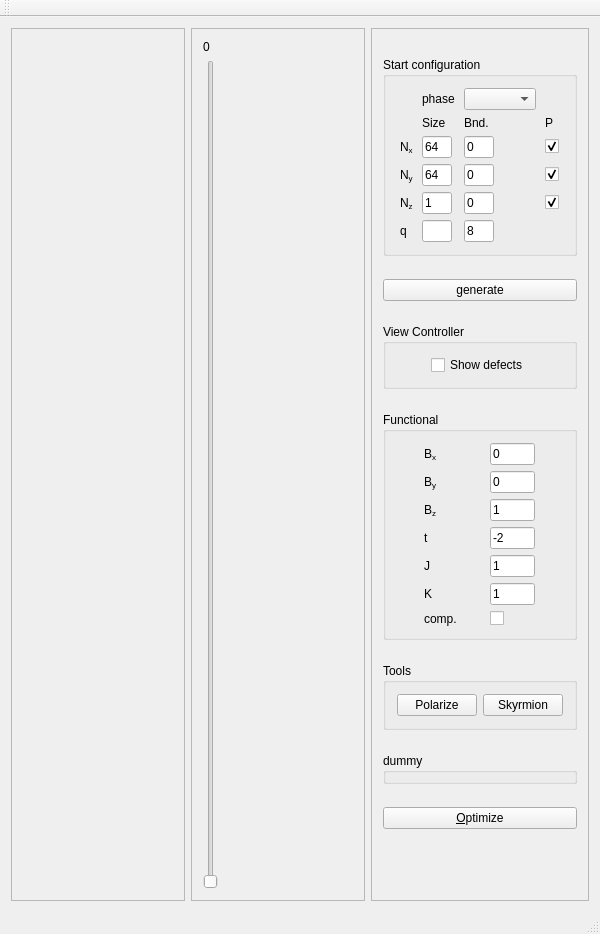
<?xml version="1.0" encoding="UTF-8"?>
<ui version="4.0">
 <class>MainWindow</class>
 <widget class="QMainWindow" name="MainWindow">
  <property name="geometry">
   <rect>
    <x>0</x>
    <y>0</y>
    <width>600</width>
    <height>934</height>
   </rect>
  </property>
  <property name="windowTitle">
   <string>MainWindow</string>
  </property>
  <widget class="QWidget" name="centralWidget">
   <layout class="QHBoxLayout" name="horizontalLayout">
    <item>
     <widget class="QFrame" name="mainFrame">
      <property name="frameShape">
       <enum>QFrame::StyledPanel</enum>
      </property>
      <property name="frameShadow">
       <enum>QFrame::Raised</enum>
      </property>
      <layout class="QVBoxLayout" name="verticalLayout_3"/>
     </widget>
    </item>
    <item>
     <widget class="QFrame" name="frame_2">
      <property name="frameShape">
       <enum>QFrame::StyledPanel</enum>
      </property>
      <property name="frameShadow">
       <enum>QFrame::Raised</enum>
      </property>
      <layout class="QVBoxLayout" name="verticalLayout_2">
       <item>
        <widget class="QLabel" name="layerLabel">
         <property name="text">
          <string>0</string>
         </property>
        </widget>
       </item>
       <item>
        <widget class="QSlider" name="layerSlider">
         <property name="orientation">
          <enum>Qt::Vertical</enum>
         </property>
        </widget>
       </item>
      </layout>
     </widget>
    </item>
    <item>
     <widget class="QFrame" name="sideFrame">
      <property name="sizePolicy">
       <sizepolicy hsizetype="Preferred" vsizetype="Preferred">
        <horstretch>0</horstretch>
        <verstretch>0</verstretch>
       </sizepolicy>
      </property>
      <property name="frameShape">
       <enum>QFrame::StyledPanel</enum>
      </property>
      <property name="frameShadow">
       <enum>QFrame::Raised</enum>
      </property>
      <layout class="QVBoxLayout" name="verticalLayout">
       <item>
        <widget class="QGroupBox" name="groupBox">
         <property name="sizePolicy">
          <sizepolicy hsizetype="Preferred" vsizetype="Maximum">
           <horstretch>0</horstretch>
           <verstretch>0</verstretch>
          </sizepolicy>
         </property>
         <property name="title">
          <string>Start configuration</string>
         </property>
         <layout class="QGridLayout" name="gridLayout_3">
          <item row="2" column="0">
           <widget class="QLabel" name="label_7">
            <property name="text">
             <string>N&lt;sub&gt;x&lt;/sub&gt;</string>
            </property>
           </widget>
          </item>
          <item row="2" column="1">
           <widget class="QLineEdit" name="nxEdit">
            <property name="sizePolicy">
             <sizepolicy hsizetype="Maximum" vsizetype="Fixed">
              <horstretch>0</horstretch>
              <verstretch>0</verstretch>
             </sizepolicy>
            </property>
            <property name="maximumSize">
             <size>
              <width>30</width>
              <height>16777215</height>
             </size>
            </property>
            <property name="text">
             <string>64</string>
            </property>
           </widget>
          </item>
          <item row="3" column="0">
           <widget class="QLabel" name="label_8">
            <property name="sizePolicy">
             <sizepolicy hsizetype="Maximum" vsizetype="Preferred">
              <horstretch>0</horstretch>
              <verstretch>0</verstretch>
             </sizepolicy>
            </property>
            <property name="text">
             <string>N&lt;sub&gt;y&lt;/sub&gt;</string>
            </property>
           </widget>
          </item>
          <item row="4" column="0">
           <widget class="QLabel" name="label_9">
            <property name="sizePolicy">
             <sizepolicy hsizetype="Maximum" vsizetype="Preferred">
              <horstretch>0</horstretch>
              <verstretch>0</verstretch>
             </sizepolicy>
            </property>
            <property name="text">
             <string>N&lt;sub&gt;z&lt;/sub&gt;</string>
            </property>
           </widget>
          </item>
          <item row="3" column="1">
           <widget class="QLineEdit" name="nyEdit">
            <property name="sizePolicy">
             <sizepolicy hsizetype="Maximum" vsizetype="Fixed">
              <horstretch>0</horstretch>
              <verstretch>0</verstretch>
             </sizepolicy>
            </property>
            <property name="maximumSize">
             <size>
              <width>30</width>
              <height>16777215</height>
             </size>
            </property>
            <property name="text">
             <string>64</string>
            </property>
           </widget>
          </item>
          <item row="4" column="1">
           <widget class="QLineEdit" name="nzEdit">
            <property name="sizePolicy">
             <sizepolicy hsizetype="Maximum" vsizetype="Fixed">
              <horstretch>0</horstretch>
              <verstretch>0</verstretch>
             </sizepolicy>
            </property>
            <property name="maximumSize">
             <size>
              <width>30</width>
              <height>16777215</height>
             </size>
            </property>
            <property name="text">
             <string>1</string>
            </property>
           </widget>
          </item>
          <item row="2" column="3">
           <widget class="QCheckBox" name="checkX">
            <property name="sizePolicy">
             <sizepolicy hsizetype="Maximum" vsizetype="Fixed">
              <horstretch>0</horstretch>
              <verstretch>0</verstretch>
             </sizepolicy>
            </property>
            <property name="text">
             <string/>
            </property>
            <property name="checked">
             <bool>true</bool>
            </property>
           </widget>
          </item>
          <item row="3" column="3">
           <widget class="QCheckBox" name="checkY">
            <property name="text">
             <string/>
            </property>
            <property name="checked">
             <bool>true</bool>
            </property>
           </widget>
          </item>
          <item row="4" column="3">
           <widget class="QCheckBox" name="checkZ">
            <property name="text">
             <string/>
            </property>
            <property name="checked">
             <bool>true</bool>
            </property>
           </widget>
          </item>
          <item row="2" column="2">
           <widget class="QLineEdit" name="boundxEdit">
            <property name="sizePolicy">
             <sizepolicy hsizetype="Maximum" vsizetype="Fixed">
              <horstretch>0</horstretch>
              <verstretch>0</verstretch>
             </sizepolicy>
            </property>
            <property name="maximumSize">
             <size>
              <width>30</width>
              <height>16777215</height>
             </size>
            </property>
            <property name="text">
             <string>0</string>
            </property>
           </widget>
          </item>
          <item row="3" column="2">
           <widget class="QLineEdit" name="boundyEdit">
            <property name="sizePolicy">
             <sizepolicy hsizetype="Maximum" vsizetype="Fixed">
              <horstretch>0</horstretch>
              <verstretch>0</verstretch>
             </sizepolicy>
            </property>
            <property name="maximumSize">
             <size>
              <width>30</width>
              <height>16777215</height>
             </size>
            </property>
            <property name="text">
             <string>0</string>
            </property>
           </widget>
          </item>
          <item row="4" column="2">
           <widget class="QLineEdit" name="boundzEdit">
            <property name="sizePolicy">
             <sizepolicy hsizetype="Maximum" vsizetype="Fixed">
              <horstretch>0</horstretch>
              <verstretch>0</verstretch>
             </sizepolicy>
            </property>
            <property name="maximumSize">
             <size>
              <width>30</width>
              <height>16777215</height>
             </size>
            </property>
            <property name="text">
             <string>0</string>
            </property>
           </widget>
          </item>
          <item row="1" column="1">
           <widget class="QLabel" name="label_11">
            <property name="sizePolicy">
             <sizepolicy hsizetype="Maximum" vsizetype="Preferred">
              <horstretch>0</horstretch>
              <verstretch>0</verstretch>
             </sizepolicy>
            </property>
            <property name="text">
             <string>Size</string>
            </property>
           </widget>
          </item>
          <item row="1" column="2">
           <widget class="QLabel" name="label_12">
            <property name="sizePolicy">
             <sizepolicy hsizetype="Maximum" vsizetype="Preferred">
              <horstretch>0</horstretch>
              <verstretch>0</verstretch>
             </sizepolicy>
            </property>
            <property name="text">
             <string>Bnd.</string>
            </property>
           </widget>
          </item>
          <item row="1" column="3">
           <widget class="QLabel" name="label_13">
            <property name="sizePolicy">
             <sizepolicy hsizetype="Maximum" vsizetype="Preferred">
              <horstretch>0</horstretch>
              <verstretch>0</verstretch>
             </sizepolicy>
            </property>
            <property name="text">
             <string>P</string>
            </property>
           </widget>
          </item>
          <item row="5" column="0">
           <widget class="QLabel" name="label_14">
            <property name="sizePolicy">
             <sizepolicy hsizetype="Maximum" vsizetype="Preferred">
              <horstretch>0</horstretch>
              <verstretch>0</verstretch>
             </sizepolicy>
            </property>
            <property name="text">
             <string>q</string>
            </property>
           </widget>
          </item>
          <item row="5" column="2">
           <widget class="QLineEdit" name="qyEdit">
            <property name="sizePolicy">
             <sizepolicy hsizetype="Maximum" vsizetype="Fixed">
              <horstretch>0</horstretch>
              <verstretch>0</verstretch>
             </sizepolicy>
            </property>
            <property name="maximumSize">
             <size>
              <width>30</width>
              <height>16777215</height>
             </size>
            </property>
            <property name="text">
             <string>8</string>
            </property>
           </widget>
          </item>
          <item row="0" column="2">
           <widget class="QComboBox" name="phaseSelector">
            <property name="sizePolicy">
             <sizepolicy hsizetype="Maximum" vsizetype="Fixed">
              <horstretch>0</horstretch>
              <verstretch>0</verstretch>
             </sizepolicy>
            </property>
           </widget>
          </item>
          <item row="0" column="1">
           <widget class="QLabel" name="label_10">
            <property name="sizePolicy">
             <sizepolicy hsizetype="Maximum" vsizetype="Preferred">
              <horstretch>0</horstretch>
              <verstretch>0</verstretch>
             </sizepolicy>
            </property>
            <property name="text">
             <string>phase</string>
            </property>
           </widget>
          </item>
          <item row="5" column="1">
           <widget class="QLineEdit" name="qxEdit">
            <property name="sizePolicy">
             <sizepolicy hsizetype="Maximum" vsizetype="Fixed">
              <horstretch>0</horstretch>
              <verstretch>0</verstretch>
             </sizepolicy>
            </property>
            <property name="maximumSize">
             <size>
              <width>30</width>
              <height>16777215</height>
             </size>
            </property>
           </widget>
          </item>
         </layout>
        </widget>
       </item>
       <item>
        <widget class="QPushButton" name="generateButton">
         <property name="sizePolicy">
          <sizepolicy hsizetype="Preferred" vsizetype="Fixed">
           <horstretch>0</horstretch>
           <verstretch>0</verstretch>
          </sizepolicy>
         </property>
         <property name="text">
          <string>generate</string>
         </property>
        </widget>
       </item>
       <item>
        <widget class="QGroupBox" name="viewBox">
         <property name="sizePolicy">
          <sizepolicy hsizetype="Preferred" vsizetype="Maximum">
           <horstretch>0</horstretch>
           <verstretch>0</verstretch>
          </sizepolicy>
         </property>
         <property name="title">
          <string>View Controller</string>
         </property>
         <layout class="QGridLayout" name="gridLayout_2">
          <item row="0" column="0">
           <widget class="QCheckBox" name="defectCheckBox">
            <property name="sizePolicy">
             <sizepolicy hsizetype="Maximum" vsizetype="Fixed">
              <horstretch>0</horstretch>
              <verstretch>0</verstretch>
             </sizepolicy>
            </property>
            <property name="text">
             <string>Show defects</string>
            </property>
           </widget>
          </item>
         </layout>
        </widget>
       </item>
       <item>
        <widget class="QGroupBox" name="functionalBox">
         <property name="sizePolicy">
          <sizepolicy hsizetype="Preferred" vsizetype="Maximum">
           <horstretch>0</horstretch>
           <verstretch>0</verstretch>
          </sizepolicy>
         </property>
         <property name="title">
          <string>Functional</string>
         </property>
         <layout class="QGridLayout" name="gridLayout">
          <item row="0" column="0">
           <widget class="QLabel" name="label">
            <property name="sizePolicy">
             <sizepolicy hsizetype="Maximum" vsizetype="Preferred">
              <horstretch>0</horstretch>
              <verstretch>0</verstretch>
             </sizepolicy>
            </property>
            <property name="text">
             <string>B&lt;sub&gt;x&lt;/sub&gt;</string>
            </property>
           </widget>
          </item>
          <item row="1" column="1">
           <widget class="QLineEdit" name="ByEdit">
            <property name="sizePolicy">
             <sizepolicy hsizetype="Preferred" vsizetype="Fixed">
              <horstretch>0</horstretch>
              <verstretch>0</verstretch>
             </sizepolicy>
            </property>
            <property name="maximumSize">
             <size>
              <width>45</width>
              <height>16777215</height>
             </size>
            </property>
            <property name="text">
             <string>0</string>
            </property>
           </widget>
          </item>
          <item row="2" column="1">
           <widget class="QLineEdit" name="BzEdit">
            <property name="sizePolicy">
             <sizepolicy hsizetype="Preferred" vsizetype="Fixed">
              <horstretch>0</horstretch>
              <verstretch>0</verstretch>
             </sizepolicy>
            </property>
            <property name="maximumSize">
             <size>
              <width>45</width>
              <height>16777215</height>
             </size>
            </property>
            <property name="text">
             <string>1</string>
            </property>
           </widget>
          </item>
          <item row="1" column="0">
           <widget class="QLabel" name="label_2">
            <property name="text">
             <string>B&lt;sub&gt;y&lt;/sub&gt;</string>
            </property>
           </widget>
          </item>
          <item row="2" column="0">
           <widget class="QLabel" name="label_3">
            <property name="text">
             <string>B&lt;sub&gt;z&lt;/sub&gt;</string>
            </property>
           </widget>
          </item>
          <item row="3" column="0">
           <widget class="QLabel" name="label_4">
            <property name="text">
             <string>t</string>
            </property>
           </widget>
          </item>
          <item row="4" column="0">
           <widget class="QLabel" name="label_5">
            <property name="text">
             <string>J</string>
            </property>
           </widget>
          </item>
          <item row="5" column="0">
           <widget class="QLabel" name="label_6">
            <property name="text">
             <string>K</string>
            </property>
           </widget>
          </item>
          <item row="3" column="1">
           <widget class="QLineEdit" name="tEdit">
            <property name="sizePolicy">
             <sizepolicy hsizetype="Preferred" vsizetype="Fixed">
              <horstretch>0</horstretch>
              <verstretch>0</verstretch>
             </sizepolicy>
            </property>
            <property name="maximumSize">
             <size>
              <width>45</width>
              <height>16777215</height>
             </size>
            </property>
            <property name="text">
             <string>-2</string>
            </property>
           </widget>
          </item>
          <item row="4" column="1">
           <widget class="QLineEdit" name="JEdit">
            <property name="sizePolicy">
             <sizepolicy hsizetype="Preferred" vsizetype="Fixed">
              <horstretch>0</horstretch>
              <verstretch>0</verstretch>
             </sizepolicy>
            </property>
            <property name="maximumSize">
             <size>
              <width>45</width>
              <height>16777215</height>
             </size>
            </property>
            <property name="text">
             <string>1</string>
            </property>
           </widget>
          </item>
          <item row="5" column="1">
           <widget class="QLineEdit" name="KEdit">
            <property name="sizePolicy">
             <sizepolicy hsizetype="Preferred" vsizetype="Fixed">
              <horstretch>0</horstretch>
              <verstretch>0</verstretch>
             </sizepolicy>
            </property>
            <property name="maximumSize">
             <size>
              <width>45</width>
              <height>16777215</height>
             </size>
            </property>
            <property name="text">
             <string>1</string>
            </property>
           </widget>
          </item>
          <item row="6" column="1">
           <widget class="QCheckBox" name="anisoCheckBox">
            <property name="sizePolicy">
             <sizepolicy hsizetype="Maximum" vsizetype="Fixed">
              <horstretch>0</horstretch>
              <verstretch>0</verstretch>
             </sizepolicy>
            </property>
            <property name="text">
             <string/>
            </property>
           </widget>
          </item>
          <item row="6" column="0">
           <widget class="QLabel" name="label_15">
            <property name="text">
             <string>comp.</string>
            </property>
           </widget>
          </item>
          <item row="0" column="1">
           <widget class="QLineEdit" name="BxEdit">
            <property name="enabled">
             <bool>true</bool>
            </property>
            <property name="sizePolicy">
             <sizepolicy hsizetype="Maximum" vsizetype="Fixed">
              <horstretch>0</horstretch>
              <verstretch>0</verstretch>
             </sizepolicy>
            </property>
            <property name="maximumSize">
             <size>
              <width>45</width>
              <height>16777215</height>
             </size>
            </property>
            <property name="baseSize">
             <size>
              <width>0</width>
              <height>0</height>
             </size>
            </property>
            <property name="text">
             <string>0</string>
            </property>
           </widget>
          </item>
         </layout>
        </widget>
       </item>
       <item>
        <widget class="QGroupBox" name="toolGroup">
         <property name="sizePolicy">
          <sizepolicy hsizetype="Preferred" vsizetype="Maximum">
           <horstretch>0</horstretch>
           <verstretch>0</verstretch>
          </sizepolicy>
         </property>
         <property name="title">
          <string>Tools</string>
         </property>
         <layout class="QGridLayout" name="gridLayout_4">
          <item row="0" column="0">
           <widget class="QPushButton" name="polarizationToolButton">
            <property name="sizePolicy">
             <sizepolicy hsizetype="Preferred" vsizetype="Fixed">
              <horstretch>0</horstretch>
              <verstretch>0</verstretch>
             </sizepolicy>
            </property>
            <property name="text">
             <string>Polarize</string>
            </property>
           </widget>
          </item>
          <item row="0" column="1">
           <widget class="QPushButton" name="skyrmionToolButton">
            <property name="sizePolicy">
             <sizepolicy hsizetype="Preferred" vsizetype="Fixed">
              <horstretch>0</horstretch>
              <verstretch>0</verstretch>
             </sizepolicy>
            </property>
            <property name="text">
             <string>Skyrmion</string>
            </property>
           </widget>
          </item>
         </layout>
        </widget>
       </item>
       <item>
        <widget class="QGroupBox" name="toolConfigurationGroup">
         <property name="enabled">
          <bool>true</bool>
         </property>
         <property name="sizePolicy">
          <sizepolicy hsizetype="Preferred" vsizetype="Maximum">
           <horstretch>0</horstretch>
           <verstretch>0</verstretch>
          </sizepolicy>
         </property>
         <property name="title">
          <string>dummy</string>
         </property>
        </widget>
       </item>
       <item>
        <widget class="QPushButton" name="startButton">
         <property name="sizePolicy">
          <sizepolicy hsizetype="Preferred" vsizetype="Fixed">
           <horstretch>0</horstretch>
           <verstretch>0</verstretch>
          </sizepolicy>
         </property>
         <property name="text">
          <string>&amp;Optimize</string>
         </property>
        </widget>
       </item>
       <item>
        <widget class="QLabel" name="statusLabel">
         <property name="sizePolicy">
          <sizepolicy hsizetype="Preferred" vsizetype="Maximum">
           <horstretch>0</horstretch>
           <verstretch>0</verstretch>
          </sizepolicy>
         </property>
         <property name="text">
          <string/>
         </property>
        </widget>
       </item>
      </layout>
     </widget>
    </item>
   </layout>
  </widget>
  <widget class="QMenuBar" name="menuBar">
   <property name="geometry">
    <rect>
     <x>0</x>
     <y>0</y>
     <width>600</width>
     <height>23</height>
    </rect>
   </property>
  </widget>
  <widget class="QToolBar" name="mainToolBar">
   <attribute name="toolBarArea">
    <enum>TopToolBarArea</enum>
   </attribute>
   <attribute name="toolBarBreak">
    <bool>false</bool>
   </attribute>
  </widget>
  <widget class="QStatusBar" name="statusBar"/>
 </widget>
 <layoutdefault spacing="6" margin="11"/>
 <resources/>
 <connections/>
</ui>
